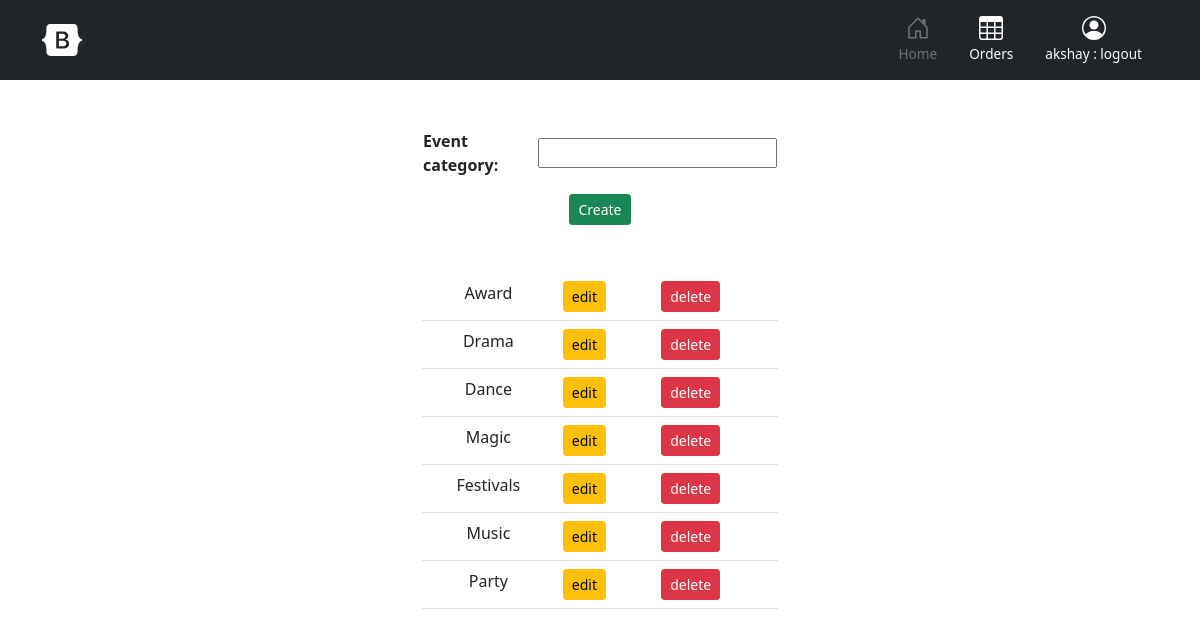
The app's page /event/category (signed in) with its own data.
### event/models.py (models this page shows, shortened)
class EventCategory(models.Model):
    event_category=models.CharField(max_length=50)

### event/views.py (the view, shortened to what this page needs)
# urls.py: path('category',EventCategoryView.as_view(),name='category'),
class EventCategoryView(TemplateView):
    model = EventCategory
    form_class = EventCategoryForm
    template_name = 'event/event_category.html'
    context = {}
    def get(self, request, *args, **kwargs):
        events = self.model.objects.all()
        self.context["events"] = events
        self.context["form"] = self.form_class
        return render(request, self.template_name, self.context)

### event/templates/event/event_category.html (shortened to what this page needs)
<!DOCTYPE html>
{%extends 'event/base.html'%}
{%block body_block%}
<div class="row">
    <div class="col-12 col-lg-4"></div>
    <div class="col-12 col-lg-4">
        <form action="" method="post">
            <center>
                <table>
                    <tr>
                        {{form.as_table}}
                    </tr>
                </table>
    <input type="submit" value="Create" class="btn btn-success btn-sm mt-3">
                </center>
</form>
    </div>
    <div class="col-12 col-lg-4"></div>
</div>
<div class="row mt-5">
    <div class="col-12 col-lg-4"></div>
    <div class="col-12 col-lg-4">
        <table class="table">
        {%for event in events%}
        <tr>
            <td style="text-align:center">{{event.event_category}}</td>
            <td>
                <a href="{%url 'eventedit' event.id %}" class="btn btn-warning btn-sm">edit</a>
            </td>
            <td>
                <a href="{%url 'eventdelete' event.id %}" class="btn btn-danger btn-sm">delete</a>
            </td>
        </tr>
        {% endfor %}
    </table>
    </div>
    <div class="col-12 col-lg-4"></div>
</div>
{% endblock %}

### event/templates/event/base.html (shortened to what this page needs)
<!doctype html>
{%load static%}
<html lang="en">
<head>
    <link href="{%static 'css/assets/dist/css/bootstrap.min.css'%}" rel="stylesheet">
    <link href="{%static 'css/headers.css'%}" rel="stylesheet">
</head>
<body>
<header class="px-3 py-2 bg-dark text-white">
    <div class="container">
        <div class="d-flex flex-wrap align-items-center justify-content-center justify-content-lg-start">
            <a href="{% url 'eventedit' %}"
               class="d-flex align-items-center my-2 my-lg-0 me-lg-auto text-white text-decoration-none">
                <svg class="bi me-2" width="40" height="32">
                    <use xlink:href="#bootstrap"/>
                </svg>
            </a>
            <ul class="nav col-12 col-lg-auto my-2 justify-content-center my-md-0 text-small">
                <li>
                    <a href="{% url 'eventlist' %}" class="nav-link text-secondary">
                        <svg class="bi d-block mx-auto mb-1" width="24" height="24">
                            <use xlink:href="#home"/>
                        </svg>
                        Home
                    </a>
                </li>
                <li>
                    <a href="{% url 'orders'%}" class="nav-link text-white">
                        <svg class="bi d-block mx-auto mb-1" width="24" height="24">
                            <use xlink:href="#table"/>
                        </svg>
                        Orders
                    </a>
                </li>
                <li>
                    <a href="{% url 'logout' %}" class="nav-link text-white">
                        <svg class="bi d-block mx-auto mb-1" width="24" height="24">
                            <use xlink:href="#people-circle"/>
                        </svg>
                        {{request.user}} : logout
                    </a>
                </li>
            </ul>
        </div>
    </div>
</header>
<div class="container mt-5">
    {%block body_block%}
    {% endblock %}
</div>
</body>
</html>

### event/static/css/headers.css (style rules this page uses)
.bi { vertical-align: -.125em; fill: currentColor; }
.text-small { font-size: 85%; }

### records on screen
EventCategory: event_category "Award"
EventCategory: event_category "Drama"
EventCategory: event_category "Dance"
EventCategory: event_category "Magic"
EventCategory: event_category "Festivals"
EventCategory: event_category "Music"
EventCategory: event_category "Party"

### other values on screen
{{ request.user }} "akshay"
